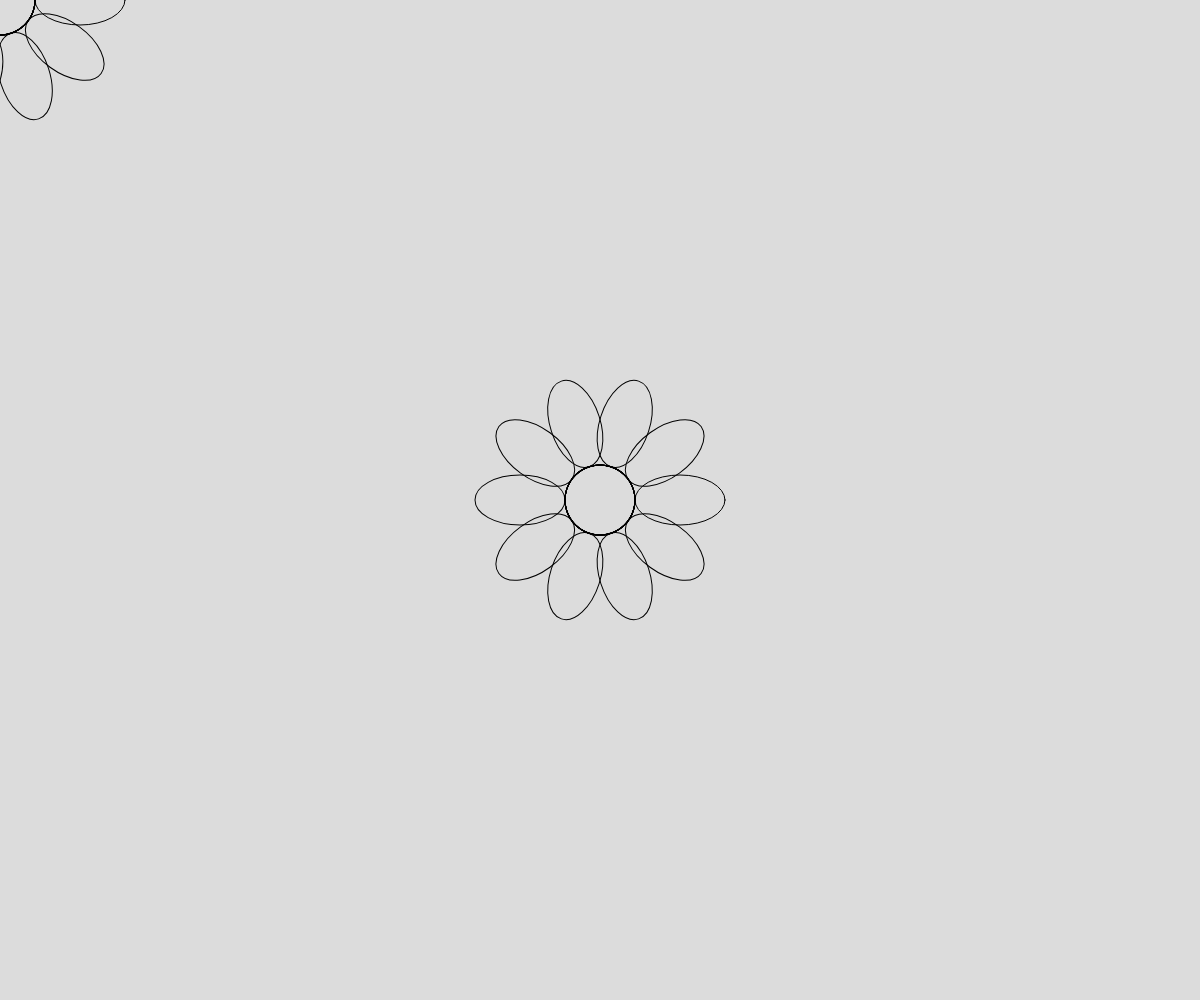
Frame 1 (no input)
Frame 60 (no input): identical to frame 1, image omitted
Frame 120 (the mouse pressed at the canvas centre since frame 60): identical to frame 1, image omitted

The p5.js sketch that drew this single still picture (run headless with seeded random() and noise() and a simulated clock; from frame 60 on, the mouse is pressed at the canvas centre):

// p5.js sketch
// ── sketch.js
let noPetals = 10;

function setup() {
  createCanvas(windowWidth, windowHeight);
  angleMode(DEGREES)
  //background(220);
}

function draw() {
  background(220);
  noFill()
  stroke(0)
  drawFlower(10,windowWidth/2,windowHeight/2)
  drawFlower(10,0,0)







  //ellipse(0,0,100,100)
}

function drawFlower(petals,x,y){
push();
  translate(x,y);
  for(let i=0; i < petals ;i=i+1){
    ellipse (80,0,90,50);
    rotate(360/petals)
    circle(0,0,70)
  }
  pop()

  
}
